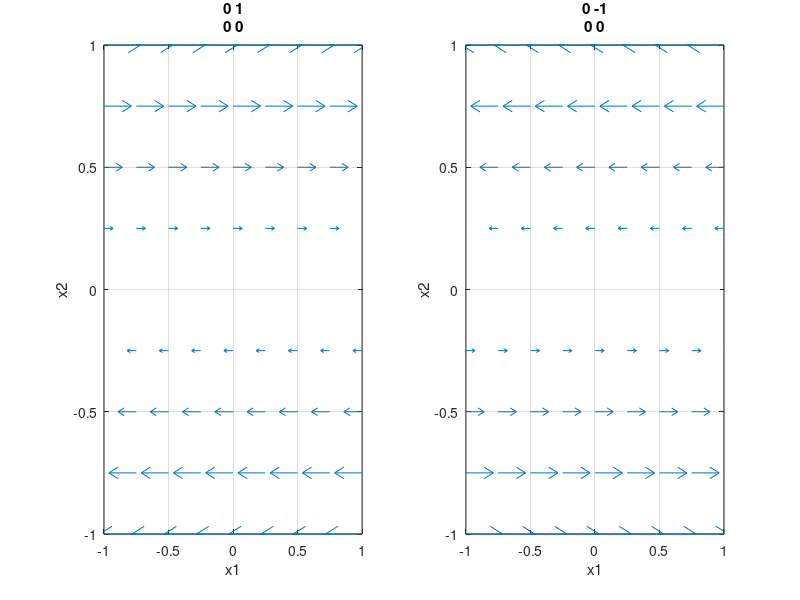
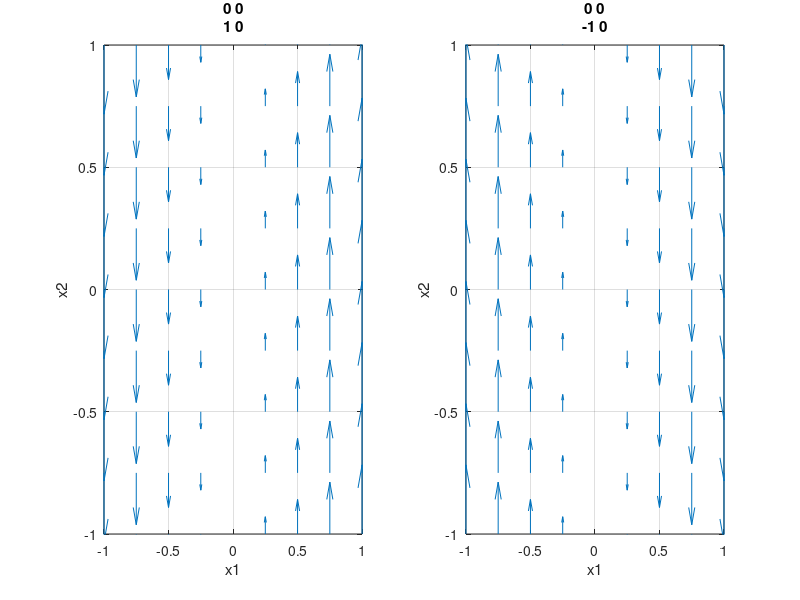
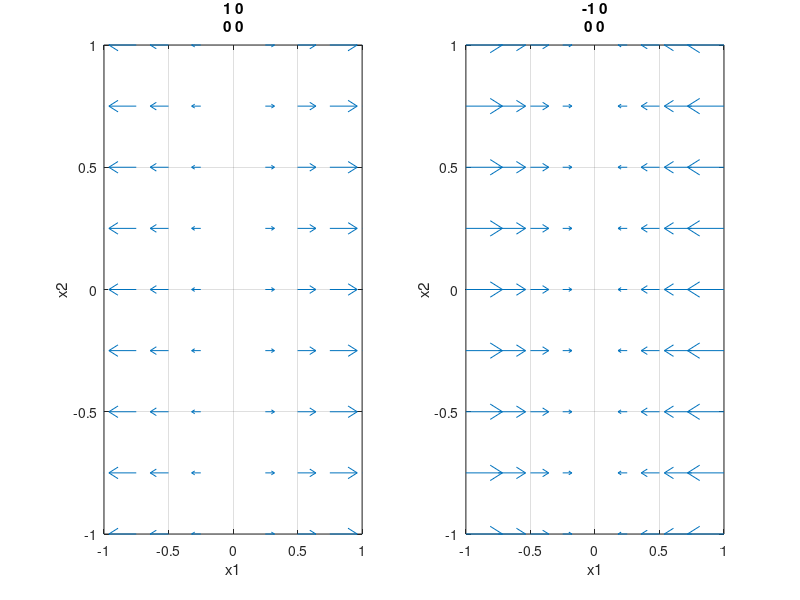
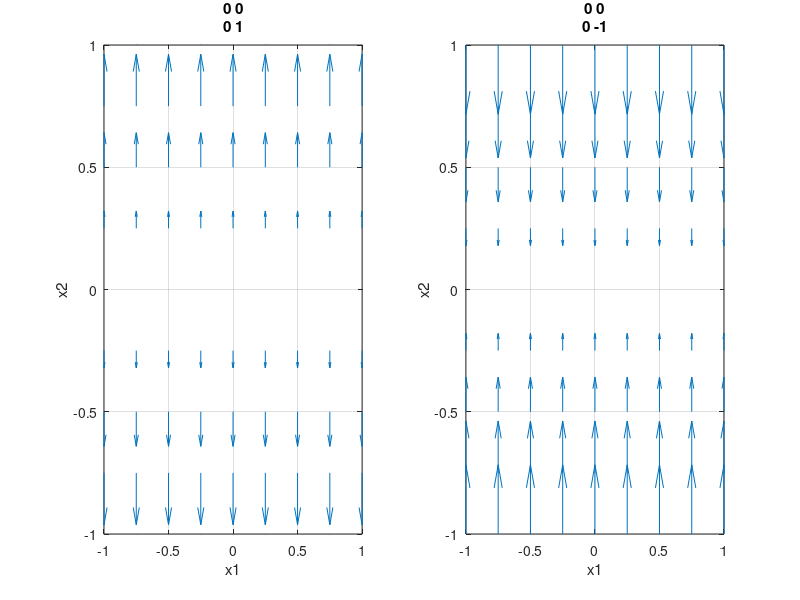

These charts were generated, in order, by the following MATLAB code:
% Autor: koziolek

%% Czyszczenie
clear all;
close all;

%% Rysowanie
% Konfiguracja
x_min = -1;
x_max =  1;
dx    = 0.25;

width  = 0.95;
height = 0.90;

% Lista portret�w - nie tyka� bo si� zepsuje :P
J(1,:) = [ 0  1,  0 -1,  0  0,  0  0,  1  0, -1  0,  0  0,  0  0,  1  0, -1  0,  2  0, -2  0,  1  0, -1  0,  1  1, -1  1, -1  0,  1  0,  0  1,  0 -1,  1  1, -1  1];
J(2,:) = [ 0  0,  0  0,  1  0, -1  0,  0  0,  0  0,  0  1,  0 -1,  0  2,  0 -2,  0  1,  0 -1,  0  1,  0 -1,  0  1,  0 -1,  0  1,  0 -1, -1  0,  1  0, -1  1, -1 -1];

titles = {
    'Poziome linie i kropki'
    'Pionowe linie i kropki'
    'Poziome linie'
    'Pionowe linie'
    'W�ze� 1'
    'W�ze� 2'
    'Gwiazda'
    'W�ze� zdegenerowany'
    'Siod�o'
    '�rodek'
    'Ognisko'
};

for j = 1:length(J(1,:))/2
    A = J(1:2, 2*j-1:2*j);
    
    % Nowe okno
    if mod(j, 2) == 1
        figure('Name', titles{ceil(j/2)}, 'Units', 'normalized', 'OuterPosition', [(1-width)/2 (1-height)/2 width height], 'MenuBar', 'none');
    end;
    
    subplot(1, 2, 2-mod(j, 2));
    
    [x1 x2] = meshgrid(x_min:dx:x_max, x_min:dx:x_max);
    
    dx1 = A(1,1)*x1 + A(1,2)*x2;
    dx2 = A(2,1)*x1 + A(2,2)*x2;
    quiver(x1, x2, dx1, dx2);
    
    title({
        [num2str(A(1,1)) ' ' num2str(A(1,2))],
        [num2str(A(2,1)) ' ' num2str(A(2,2))]
    });
    xlabel('x1');
    ylabel('x2');
    grid on;
    axis([x_min x_max x_min x_max]);
end;